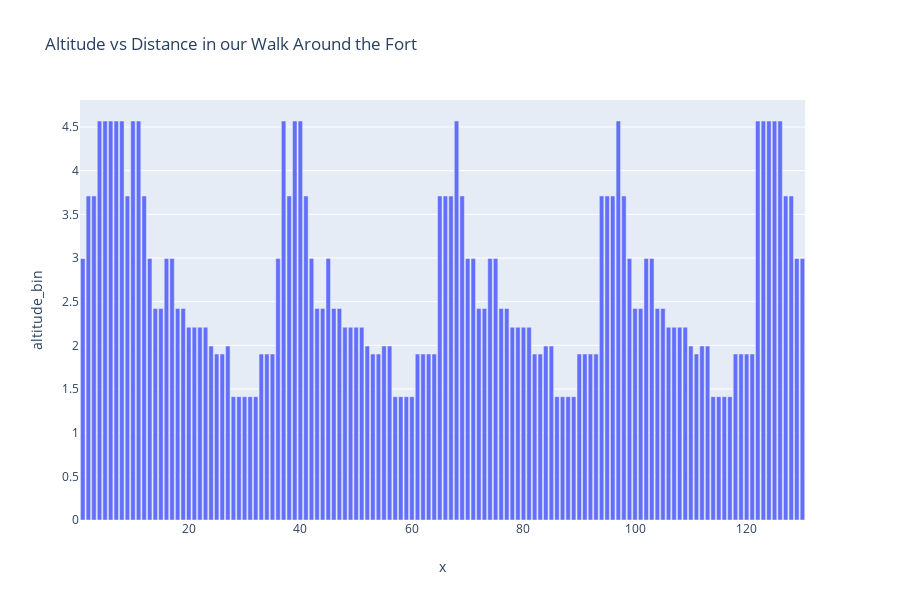

Source (notebook cell):
### Code cell
# show barchart for altitude vs. PAA segment
fig = px.bar(de2, x="x", y="altitude_bin", title='Altitude Quantile vs Distance Window in our Walk Around the Fort')
fig.show()

### Figure 1 — Plotly figure (JSON) as saved in the notebook; plotly's stock layout.template omitted (floating-point values rounded to 4 significant figures; data arrays with more than 128 entries replaced by an {"elided": "..."} marker saying what was removed)
{"data": [{"alignmentgroup": "True", "hoverlabel": {"namelength": 0}, "hovertemplate": "x=%{x}<br>altitude_bin=%{y}", "legendgroup": "", "marker": {"color": "#636efa"}, "name": "", "offsetgroup": "", "orientation": "v", "showlegend": false, "textposition": "auto", "type": "bar", "x": {"elided": "130 int values"}, "xaxis": "x", "y": {"elided": "130 float values"}, "yaxis": "y"}], "layout": {"barmode": "relative", "height": 600, "legend": {"tracegroupgap": 0}, "title": {"text": "Altitude vs Distance in our Walk Around the Fort"}, "xaxis": {"anchor": "y", "domain": [0, 0.98], "title": {"text": "x"}}, "yaxis": {"anchor": "x", "domain": [0, 1], "title": {"text": "altitude_bin"}}}}
